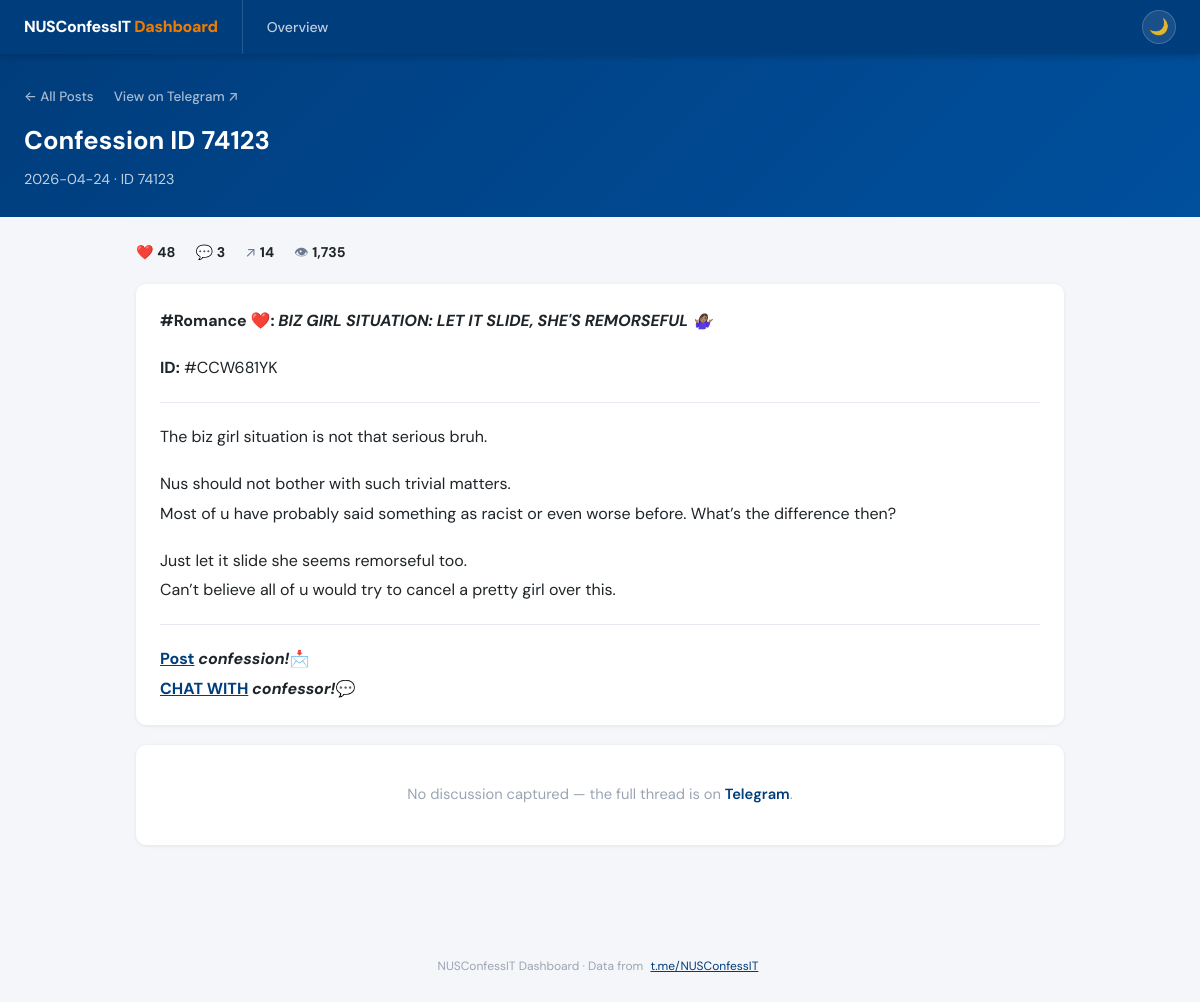
/post/74123, run on the app's committed database.
### tables this page shows
CREATE TABLE messages (
                id INTEGER NOT NULL,
                channel TEXT NOT NULL,
                date TEXT,
                text TEXT,
                views INTEGER DEFAULT 0,
                forwards INTEGER DEFAULT 0,
                reactions_count INTEGER DEFAULT 0,
                reply_count INTEGER DEFAULT 0,
                is_reply BOOLEAN DEFAULT 0,
                reply_to_msg_id INTEGER,
                word_count INTEGER DEFAULT 0,
                char_count INTEGER DEFAULT 0,
                scraped_at TEXT, category TEXT, confession_id TEXT, title TEXT, content TEXT, llm_summary TEXT, summary_date TEXT,
                PRIMARY KEY (id, channel)
            );

### server.py (the view)
@app.route("/post/<int:post_id>")
def post(post_id):
    p, replies, total_in_group = get_post_and_replies(post_id)
    if not p:
        abort(404)
    tg_url = f"https://t.me/NUSConfessIT/{post_id}"
    return render_template("post.html", active_page="", post=p, replies=replies,
                           total_in_group=total_in_group, tg_url=tg_url)

### server.py (called while the page is built)
def _connect():
    conn = sqlite3.connect(DB_PATH)
    conn.row_factory = sqlite3.Row
    return conn

def _score_expr():
    return "(reactions_count * 3 + reply_count * 2 + forwards)"

def get_post_and_replies(post_id: int):
    conn = _connect()
    post = conn.execute(
        f"SELECT *, {_score_expr()} AS score FROM messages WHERE id=? AND is_reply=0",
        (post_id,)
    ).fetchone()
    if not post:
        conn.close()
        return None, [], 0
    inline = conn.execute(
        "SELECT * FROM messages WHERE reply_to_msg_id=? ORDER BY date ASC",
        (post_id,)
    ).fetchall()
    discussion = conn.execute(
        "SELECT * FROM replies WHERE post_id=? ORDER BY date ASC",
        (post_id,)
    ).fetchall()
    total_in_group = conn.execute(
        "SELECT COUNT(*) FROM replies WHERE post_id=?", (post_id,)
    ).fetchone()[0]
    conn.close()
    return dict(post), [dict(r) for r in inline] + [dict(r) for r in discussion], total_in_group

### templates/post.html (shortened to what this page needs)
{% extends "base.html" %}
{% set conf_label = ('#' ~ post.confession_id) if post.confession_id else ('ID ' ~ post.id) %}
{% block content %}
<div class="page-header">
  <div style="display:flex; gap:20px; margin-bottom:14px; align-items:center; flex-wrap:wrap;">
    <a href="/" style="color:rgba(255,255,255,0.65); text-decoration:none; font-size:0.84rem; font-weight:500;">← All Posts</a>
    <a href="{{ tg_url }}" target="_blank" rel="noopener" style="color:rgba(255,255,255,0.65); text-decoration:none; font-size:0.84rem; font-weight:500;">View on Telegram ↗</a>
  </div>
  <h1>{{ post.title or ('Confession ' ~ conf_label) }}</h1>
  <p>
    {{ post.date[:10] if post.date }}
    &middot; {{ conf_label }}
  </p>
</div>
<div class="container">
  <div class="post-stats">
    <span aria-label="{{ post.reactions_count }} reactions">❤️ <strong>{{ post.reactions_count }}</strong></span>
    <span aria-label="{{ post.reply_count }} replies">💬 <strong>{{ post.reply_count }}</strong></span>
    <span aria-label="{{ post.forwards }} forwards">↗ <strong>{{ post.forwards }}</strong></span>
    <span aria-label="{{ '{:,}'.format(post.views or 0) }} views">👁 <strong>{{ "{:,}".format(post.views or 0) }}</strong></span>
  </div>
  <div class="card reading-zone">
    {{ (post.content or post.text) | tgmd }}
  </div>
  {% if replies or total_in_group > 0 %}
  <div style="margin-top:28px;">
    <div style="display:flex; align-items:center; justify-content:space-between; margin-bottom:16px; flex-wrap:wrap; gap:8px;">
      <h2 style="font-size:0.85rem; font-weight:700; color:var(--blue); text-transform:uppercase; letter-spacing:0.8px; margin:0; padding-bottom:8px; border-bottom:2px solid var(--orange); display:inline-block;">
        💬 Discussion
        {% if total_in_group > 0 %}({{ total_in_group }} in group){% elif post.reply_count > 0 %}({{ post.reply_count }} comments){% endif %}
      </h2>
      <a href="{{ tg_url }}" target="_blank" rel="noopener" class="pill-blue">See all on Telegram ↗</a>
    </div>
    {% for r in replies %}
    <div class="reply-card">
      {% if r.author %}
      <div class="reply-author">{{ r.author }}</div>
      {% endif %}
      <div class="reply-text">{{ r.text | tgmd }}</div>
      <div class="reply-meta">
        <span>{{ r.date[:10] if r.date }}</span>
        {% if r.reactions_up is defined and r.reactions_up > 0 %}<span>👍 {{ r.reactions_up }}</span>{% endif %}
        {% if r.reactions_down is defined and r.reactions_down > 0 %}<span>👎 {{ r.reactions_down }}</span>{% endif %}
        {% if r.reactions_count is defined and r.reactions_count %}<span>❤️ {{ r.reactions_count }}</span>{% endif %}
      </div>
    </div>
    {% endfor %}
  </div>
  {% else %}
  <div class="card">
    <div class="empty" style="padding:16px 0;">No discussion captured — the full thread is on <a href="{{ tg_url }}" target="_blank" rel="noopener" class="link-blue">Telegram</a>.</div>
  </div>
  {% endif %}
</div>
{% endblock %}

### templates/base.html (style rules this page uses)
:root { --bg: #f4f6f9; --surface: #ffffff; --surface-alt: #f8f9fb; --surface-mid: #eef1f6; --text-1: #1e2428; --text-2: #4a5568; --text-3: #6b7a8e; --text-muted: #9aa5b4; --border: #e6eaf0; --border-light: #f0f2f6; --blue: #003D7C; --blue-mid: #00509E; --blue-light: #e8f0fe; --orange: #EF7C00; --mark-bg: #fff3cc; --shadow-sm: 0 1px 4px rgba(0,0,0,0.07); --shadow-md: 0 2px 10px rgba(0,0,0,0.09); --tc: background-color 0.22s ease, color 0.22s ease, border-color 0.22s ease, box-shadow 0.22s ease; }
*, *::before, *::after { box-sizing: border-box; margin: 0; padding: 0; }
body { font-family: "DM Sans", -apple-system, BlinkMacSystemFont, "Segoe UI", sans-serif; background: var(--bg); color: var(--text-1); line-height: 1.6; transition: var(--tc); }
.page-header { background: linear-gradient(135deg, #003D7C 0%, #00509E 100%); color: #fff; padding: 32px 24px 26px; }
.page-header h1 { font-size: 1.6rem; font-weight: 700; }
.page-header p { opacity: 0.75; margin-top: 6px; font-size: 0.9rem; }
.container { max-width: 960px; margin: 0 auto; padding: 24px 16px 60px; }
.card { background: var(--surface); border-radius: 10px; padding: 22px 24px; box-shadow: var(--shadow-sm); margin-bottom: 20px; transition: var(--tc); }
.reading-zone { font-size: 1rem; line-height: 1.85; color: var(--text-1); }
.reading-zone p { margin-bottom: 1.1em; }
.reading-zone p:last-child { margin-bottom: 0; }
.reading-zone hr { border: none; border-top: 1px solid var(--border); margin: 1.2em 0; }
.reading-zone a { color: var(--blue); }
.link-blue { color: var(--blue); font-weight: 600; text-decoration: none; }
.post-stats { display: flex; gap: 20px; flex-wrap: wrap; align-items: center; margin-bottom: 20px; font-size: 0.88rem; color: var(--text-3); }
.post-stats strong { color: var(--text-1); }
.empty { text-align: center; padding: 40px; color: var(--text-muted); font-size: 0.92rem; }

### data on the page
messages: date "2026-04-24", reactions_count "48", reply_count "3", forwards "14", views "1,735", text "#Romance ❤️: BIZ GIRL SITUATION: LET IT SLIDE, SHE'S REMORSEFUL 🤷🏽‍♀️ ID: #CCW681YK The biz girl situation is not that serious bruh. Nus should not bother with such trivial matters. Most of u have probably said something as racist or even worse before. What’s the difference then? Just let it slide she seems remorseful too. Can’t believe all of u would try to cancel a pretty girl over this. Post confession! 📩 CHAT WITH confessor! 💬"

### other printed values
{{ post.title or ('Confession ' ~ conf_label) }} "Confession ID 74123"
{{ conf_label }} "ID 74123"
